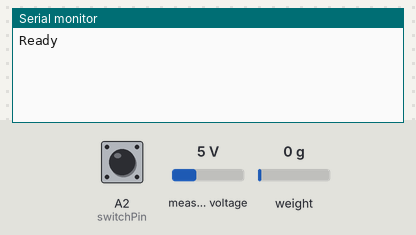
This sketch was run on a simulated Arduino Uno, built with avr-gcc and run on an emulated ATmega328P. Parts: the last lines printed to the serial monitor. The test bench sets the inputs (shaded band); at power-on: A2 (switchPin) HIGH, measured voltage 5 V, weight on the scale 0 g. Storage starts empty.

Above: at 2.2 s.
2.3 s: A2 (switchPin) pulled LOW for 0.15 s
At 3.6 s:
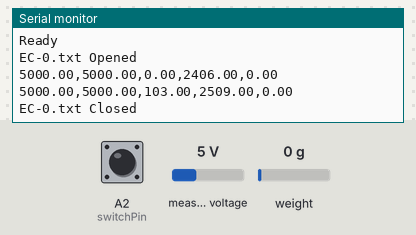
3.9 s: A2 (switchPin) pulled LOW for 1 s
At 4.01 s:
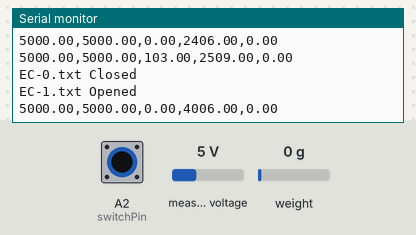
Timing chart, 0 to 6.9 s (numbered marks = the images above; inputs shaded):
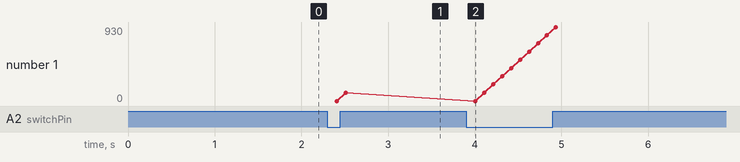

Measured:
- after the input at 2.3 s, the serial monitor: prints a new line at once (image 1)
- after the input at 3.9 s, the serial monitor: prints a new line at once (image 2)
- plotted number 1: 103 → 930 after the input at 3.9 s

The sketch:

20211205_ElectricalConductivityTubes.ino
```cpp
/* Program Name: 20211129_ElectricalConductivity_NoLoadCell.ino
 *  Author: Jared M. Long-Fox
 *  For: Center for Microgravity Research
 *  Project: Strata-2P (PI - A. Dove)
 *  Date Created: 29 November 2021
 *  Date Last Modified: 29 November 2021
 *  Purpose: Control electrical conductivity tubes and collect
 *           data in the Strata-2P parabolic flight experiment
 *
 *  Procedure:
 *
*/


/**********************************************************************
//                       Included Libraries
**********************************************************************/


//included libraries
#include <SPI.h>
#include <SD.h>
#include <Adafruit_INA260.h>
#include "HX711.h"

/**********************************************************************
//                            Assign Pins
**********************************************************************/

// i2c pins on Arduino Uno
// 10K pull up resistors already on the Adafruit INA260 boards
const int sda = SDA;
const int scl = SCL;
const int loadCell_sda = A1;
const int loadCell_scl = A0;

//signal switch
const int switchPin = A2;

/* Sparkfun level-shifting microSD breakout pins
 *
 * SD Card uses SPI
 *    - Breakout CS  --> UNO Pin 8  --> Mega Pin 53
 *    - Breakout CD  --> Not used for UNO or Mega
 *    - Breakout DI  --> UNO Pin 11 --> Mega Pin 51
 *    - Breakout DO  --> UNO Pin 12 --> Mega Pin 50
 *    - Breakout SCK --> UNO Pin 13 --> Mega Pin 52
*/


/*********************************************************************
*********************************************************************/


/**********************************************************************
//                     Set up INA260 power sensors
**********************************************************************/

//Set up high- and low-side INA260 power sensors
Adafruit_INA260 highSensor = Adafruit_INA260();
Adafruit_INA260 lowSensor = Adafruit_INA260();

/*********************************************************************
*********************************************************************/


/**********************************************************************
//                           Set up Load Cell
**********************************************************************/

#define calibration_factor -7050.0 //This value is obtained using the SparkFun_HX711_Calibration sketch
HX711 loadCell;

/*********************************************************************
*********************************************************************/


/**********************************************************************
//                       Experiment Variables
**********************************************************************/

//timing variables
float onTime = millis(); //time the microcontroller was turned on
float totalTime; //total time elapsed since the microcontroller was turned on
float startTime; //will hold the time that the most recent experiment started
float elapsedTime; //will hold the time passed since the microcontroller turned on

float compression; //load cell readings


//data logging status tracking variables
bool startLogging = 0; //0 means that data logging has not started, 1 means data logging has started
bool doneLogging = 0; //0 means that data logging has not stopped, 1 means data logging has stopped

//file writing variables
int fileIterator = 0;
String fileName = "EC-" + String(fileIterator) + ".txt"; //EC is the electrical conductivity tubes
File myFile;
String dataString;

//variables to hold input and output voltages
float Vi; //input voltage
float Vo; //output voltage


/*********************************************************************
*********************************************************************/


/**********************************************************************
//                            setup()
**********************************************************************/
void setup(){

  //initialize serial communications
  Serial.begin(115200);

  //initialize the signal pin as an input using internal pullup resistor
  //  HIGH means switch is not active
  //  LOW means the switch has been activated
  pinMode(switchPin, INPUT_PULLUP);


  // check if high side sensor is working
  if (!highSensor.begin(0x40)) {
    Serial.println("Couldn't find highSensor");
  }

  // check if low side sensor is working
  if (!lowSensor.begin(0x41)) {
    Serial.println("Couldn't find lowSensor");
  }


  //initialize load cell
  loadCell.begin(A1, A0);
  loadCell.set_scale(calibration_factor); //This value is obtained by using the SparkFun_HX711_Calibration sketch
  loadCell.tare(); //Assuming there is no weight on the scale at start up, reset the scale to 0


  //attempt to initialize SD card and display errors if mu is not found
  if (!SD.begin(8)){
    Serial.println("SD Error");
  }

  //if the SD card is found, proceed as planned
  else{
    Serial.println("Ready");
  }

  //check for existence of the file with the given name
  while (SD.exists(fileName)){
      fileIterator++;
      fileName = "EC-" + String(fileIterator) + ".txt";
  }

  //everything is ready, set now as the start of the experiments
  startTime = millis();

}
/*********************************************************************
*********************************************************************/


/**********************************************************************
//                             loop()
**********************************************************************/
void loop() {


  //if an experiment is not ongoing and the switch has been activated and an experiment has not finished
  if ((startLogging == 0) && (digitalRead(switchPin) == 0) && (doneLogging == 0)){

    //open the appropriately named file to write to
    myFile = SD.open(fileName, FILE_WRITE);

    //indicate that the file has been opened
    Serial.println(fileName + " Opened");

    //indicate that an experiment has started
    startLogging = 1;

    //set now as the current start of the most recent experiment
    startTime = millis();
    elapsedTime = 0;

    //read power sensors
    Vi = highSensor.readBusVoltage(); //input voltage in mV
    Vo = lowSensor.readBusVoltage(); //output voltage in mV

    //read load cell
    compression = loadCell.get_units();

    //log data to file
    dataString = String(Vi) + "," + String(Vo) + "," + String(elapsedTime) + "," + String(float(millis())) + "," + String(compression);
    myFile.println(dataString);
    Serial.println(dataString);

  }


  if ((startLogging == 1) && (doneLogging == 0) && (digitalRead(switchPin) == 0)){

    //calculate time passed since current experiment began
    elapsedTime = millis() - startTime;

    //read power sensors
    Vi = highSensor.readBusVoltage(); //`input voltage in mV

    //read load cell
    compression = loadCell.get_units();

    //log data to file
    dataString = String(Vi) + "," + String(Vo) + "," + String(elapsedTime) + "," + String(float(millis())) + "," + String(compression);
    myFile.println(dataString);
    Serial.println(dataString);

  }


  //if the switch is flipped off during data collection
  if ((digitalRead(switchPin) == 1) && (startLogging == 1)){
    //indicate that the experiment has ended
    doneLogging = 1;
  }


  if ((startLogging == 1) && (doneLogging == 1) && (digitalRead(switchPin) == 1)){

    //since the experiment has concluded, close the file and prepare for the next experiment
    myFile.close();
    Serial.println(fileName + " Closed");
    fileIterator++;

    //next file
    fileName = "EC-" + String(fileIterator) + ".txt";

    startLogging = 0;
    doneLogging = 0;

  }


}
/*********************************************************************
*********************************************************************/
```
